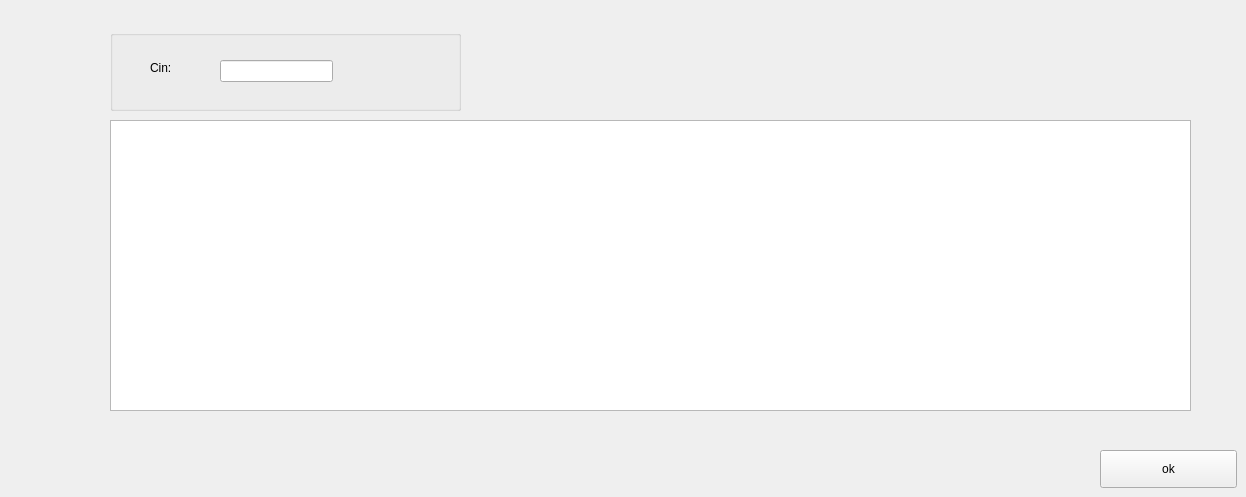
      <widget class="QWidget" name="tab_5">
       <attribute name="title">
        <string>Liste Reclamations</string>
       </attribute>
       <widget class="QGroupBox" name="groupBox">
        <property name="geometry">
         <rect>
          <x>110</x>
          <y>30</y>
          <width>351</width>
          <height>81</height>
         </rect>
        </property>
        <property name="title">
         <string/>
        </property>
        <widget class="QLabel" name="label_29">
         <property name="geometry">
          <rect>
           <x>40</x>
           <y>30</y>
           <width>56</width>
           <height>16</height>
          </rect>
         </property>
         <property name="text">
          <string>Cin:</string>
         </property>
        </widget>
        <widget class="QLineEdit" name="cin3">
         <property name="geometry">
          <rect>
           <x>110</x>
           <y>30</y>
           <width>113</width>
           <height>22</height>
          </rect>
         </property>
         <property name="text">
          <string/>
         </property>
         <property name="maxLength">
          <number>9</number>
         </property>
        </widget>
       </widget>
       <widget class="QPushButton" name="ok">
        <property name="geometry">
         <rect>
          <x>1100</x>
          <y>450</y>
          <width>137</width>
          <height>38</height>
         </rect>
        </property>
        <property name="text">
         <string>ok</string>
        </property>
       </widget>
       <widget class="QTableView" name="tableView1">
        <property name="geometry">
         <rect>
          <x>110</x>
          <y>120</y>
          <width>1081</width>
          <height>291</height>
         </rect>
        </property>
       </widget>
      </widget>
